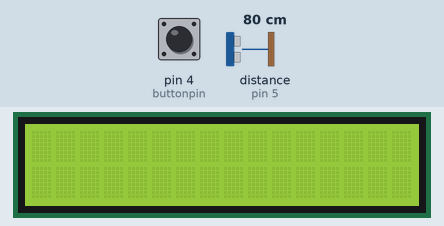
This sketch was run on a simulated Arduino Uno, built with avr-gcc and run on an emulated ATmega328P. On the bench: 16×2 character LCD. Wiring (inferred from the names in the program): ultrasonic range finder: trigger pin 6; echo pin 5. The inputs (shaded band) are chosen by the test bench; at power-on: pin 4 (buttonpin) HIGH, distance to the obstacle (sensor on pin 5) 80 cm. The echo pulse lasts 58.3 µs per cm; what the sketch prints to the serial monitor is not drawn.

Above: at 1.2 s.
1.3 s: pin 4 (buttonpin) pulled LOW for 0.15 s
At 2.5 s:
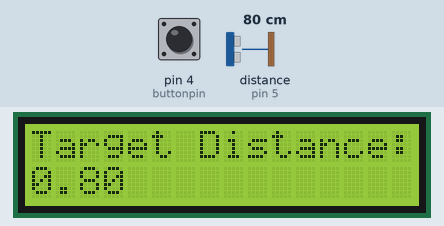
2.9 s: pin 4 (buttonpin) pulled LOW for 1 s
At 3.6 s:
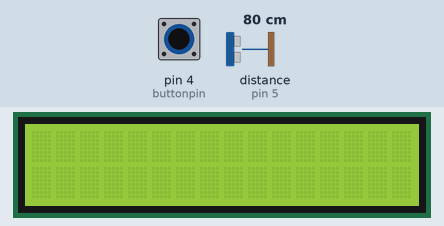
5.4 s: pin 4 (buttonpin) pulled LOW for 3.2 s
At 6.8 s:
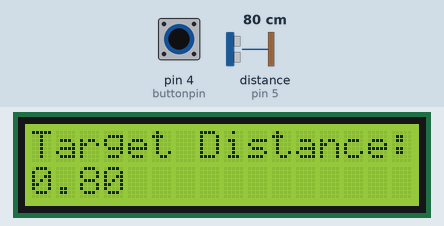
Timing chart, 0 to 8.4 s (numbered marks = the images above; inputs shaded):
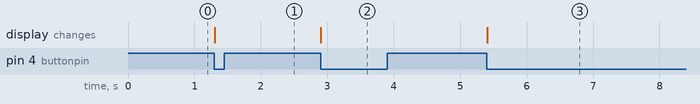

The sketch:

Distqnce_Sensor.ino
```cpp
#include <LiquidCrystal.h>

int rs=7;
int en=8;

int db4=9,db5=10,db6=11,db7=12;
LiquidCrystal lcd(rs,en,db4,db5,db6,db7);

int trigpin = 6;
int echopin = 5;
int buttonpin = 4;

int lastno=1,currno;

int flag = 1;  // for toglling

void setup()
{
  lcd.begin(16,2);
  pinMode(trigpin,OUTPUT);
  pinMode(echopin,INPUT);
  pinMode(buttonpin,INPUT_PULLUP);

  Serial.begin(9600);
}

void loop()
{
  digitalWrite(trigpin,LOW);
  delayMicroseconds(10);

  digitalWrite(trigpin,HIGH);
  delayMicroseconds(10);
  digitalWrite(trigpin,LOW);
  delayMicroseconds(10);

  float timetaken = pulseIn(echopin,HIGH);  // from trigpin to echo pin
  float time = timetaken/2;  // from the object to the echopin

  float distance = time * 0.000343; // distance from the object

  currno = digitalRead(buttonpin);

  if(lastno == 1 && currno == 0){
    flag = !flag;
    if(flag == 0){

  	  Serial.print("Distance:");
 	  Serial.println(distance);

  	  lcd.setCursor(0,0);
      lcd.print("Target Distance:");
  	  lcd.setCursor(0,1);
  	  lcd.print(distance);
    }

    else{
      Serial.println("LCD Turned OFF...");
      lcd.clear();
    }
  }
  lastno = currno;  //updating the last no...
}
```

Measured:
- after the input at 1.3 s, the display: changes at once (image 1)
- after the input at 2.9 s, the display: changes at once (image 2)
- after the input at 5.4 s, the display: changes at once (image 3)
